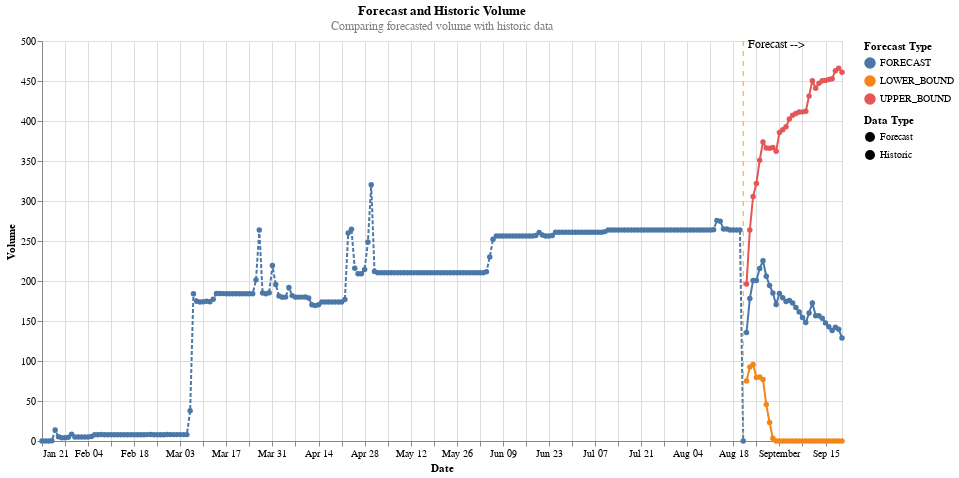
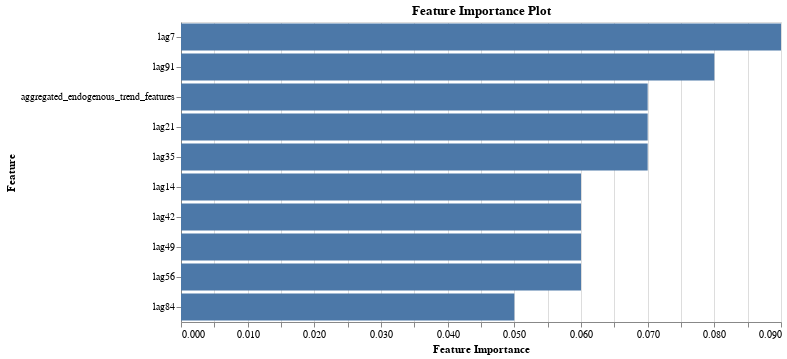

Notebook code cell kept with these figures, in order:
### Code cell
# Generate Forecast and Visualization
forecasting_period = 30
confidence_interval = 0.95
forecast_model.generate_forecast_and_visualization(forecasting_period, confidence_interval)

### Figure 1 — Vega-Lite specification as saved in the notebook (floating-point values rounded to 4 significant figures; data arrays with more than 128 entries replaced by an {"elided": "..."} marker saying what was removed)
{"config": {"view": {"continuousWidth": 300, "continuousHeight": 300}}, "layer": [{"data": {"name": "data-9e033a9f1bc25c79df36132bbfcbc72a"}, "mark": {"type": "line", "point": true}, "encoding": {"color": {"field": "Value Type", "legend": {"title": "Forecast Type"}, "type": "nominal"}, "strokeDash": {"field": "Type", "legend": {"title": "Data Type"}, "type": "nominal"}, "x": {"axis": {"title": "Date"}, "field": "TS", "type": "temporal"}, "y": {"field": "Volume", "type": "quantitative"}}, "title": {"text": ["Forecast and Historic Volume"], "subtitle": ["Comparing forecasted volume with historic data"], "color": "black", "subtitleColor": "gray"}}, {"data": {"name": "data-da59ceac6624f59f86917f7d987b82ef"}, "mark": {"type": "rule", "color": "orange", "strokeDash": [5, 5]}, "encoding": {"x": {"field": "x", "type": "temporal"}}}, {"data": {"name": "data-ab5cd345c469077ddfbdad30f081ff1e"}, "mark": {"type": "text", "align": "left", "baseline": "bottom", "dx": 5, "dy": 5, "fontSize": 12}, "encoding": {"text": {"field": "label", "type": "nominal"}, "x": {"field": "x", "type": "temporal"}, "y": {"value": 5}}}], "height": 400, "width": 800, "$schema": "https://vega.github.io/schema/vega-lite/v5.17.0.json", "datasets": {"data-9e033a9f1bc25c79df36132bbfcbc72a": {"elided": "304 records"}, "data-da59ceac6624f59f86917f7d987b82ef": [{"x": "2024-08-21T00:00:00"}], "data-ab5cd345c469077ddfbdad30f081ff1e": [{"x": "2024-08-21T00:00:00", "label": "Forecast -->"}]}}

### Figure 2 — Vega-Lite specification as saved in the notebook (floating-point values rounded to 4 significant figures)
{"config": {"view": {"continuousWidth": 300, "continuousHeight": 300}}, "data": {"name": "data-12eb14bb99c412814e3b69894429d4c8"}, "mark": {"type": "bar"}, "encoding": {"x": {"field": "SCORE", "title": "Feature Importance", "type": "quantitative"}, "y": {"field": "FEATURE_NAME", "sort": "-x", "title": "Feature", "type": "nominal"}}, "height": 300, "title": "Feature Importance Plot", "width": 600, "$schema": "https://vega.github.io/schema/vega-lite/v5.17.0.json", "datasets": {"data-12eb14bb99c412814e3b69894429d4c8": [{"RANK": 1, "FEATURE_NAME": "lag7", "SCORE": 0.09, "FEATURE_TYPE": "derived_from_endogenous"}, {"RANK": 2, "FEATURE_NAME": "lag91", "SCORE": 0.08, "FEATURE_TYPE": "derived_from_endogenous"}, {"RANK": 3, "FEATURE_NAME": "aggregated_endogenous_trend_features", "SCORE": 0.07, "FEATURE_TYPE": "derived_from_endogenous"}, {"RANK": 4, "FEATURE_NAME": "lag21", "SCORE": 0.07, "FEATURE_TYPE": "derived_from_endogenous"}, {"RANK": 5, "FEATURE_NAME": "lag35", "SCORE": 0.07, "FEATURE_TYPE": "derived_from_endogenous"}, {"RANK": 6, "FEATURE_NAME": "lag14", "SCORE": 0.06, "FEATURE_TYPE": "derived_from_endogenous"}, {"RANK": 7, "FEATURE_NAME": "lag42", "SCORE": 0.06, "FEATURE_TYPE": "derived_from_endogenous"}, {"RANK": 8, "FEATURE_NAME": "lag49", "SCORE": 0.06, "FEATURE_TYPE": "derived_from_endogenous"}, {"RANK": 9, "FEATURE_NAME": "lag56", "SCORE": 0.06, "FEATURE_TYPE": "derived_from_endogenous"}, {"RANK": 10, "FEATURE_NAME": "lag84", "SCORE": 0.05, "FEATURE_TYPE": "derived_from_endogenous"}]}}
